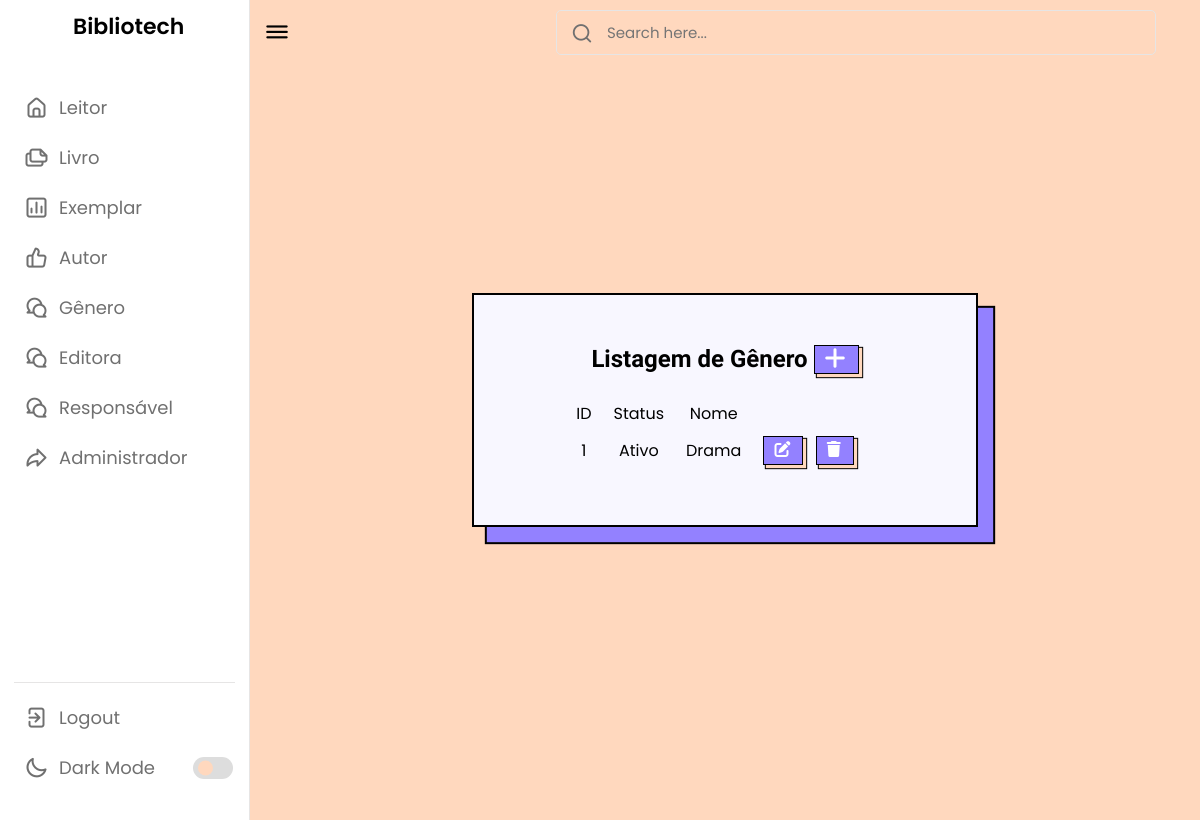
Page /listarGenero.php on the earlier database version.
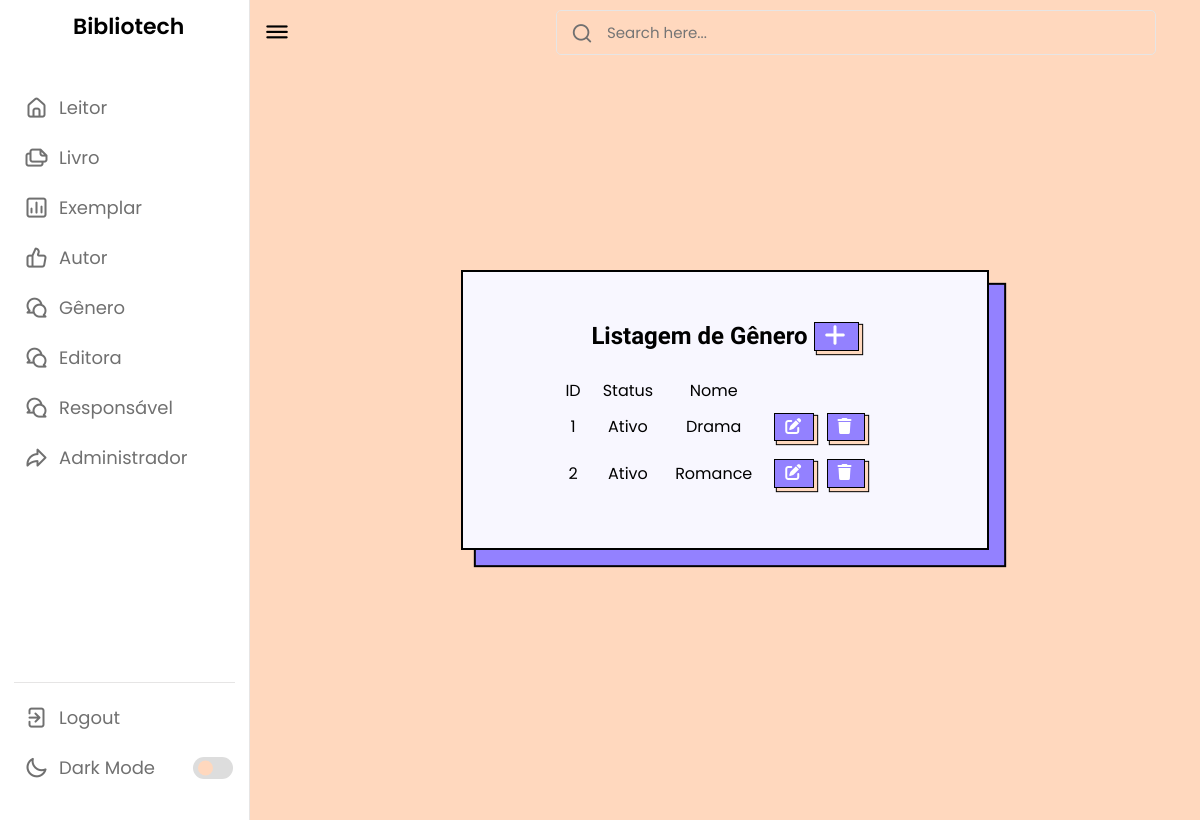
Same page on the later database version.
### tables this page shows
CREATE TABLE `genero` (
  `id` int(11) NOT NULL,
  `status` varchar(45) NOT NULL,
  `nome` varchar(100) NOT NULL
);

### listarGenero.php (the view, shortened to what the changed rows need)
<?php
require_once("conexao.php");
$sql = "select * from genero";
$resultado = mysqli_query($conexao, $sql);
?>
<!DOCTYPE html>
<html lang="pt-br">
<head>
    <link rel="stylesheet" href="css/style.css">
    <link rel="stylesheet" href="css/cadastrar.css">
    <link rel="stylesheet" href="https://unicons.iconscout.com/release/v4.0.0/css/line.css">
</head>
<body>
    <section class="dashboard">
        <div class="corpo">
            <div class="geekcb-wrapper">
                <form method="post" class="geekcb-form-contact">
                    <div class="listar">
                        <h2 style="font-family: 'Fjalla One'; text-align: center">Listagem de Gênero
                            <a href="cadastrarGenero.php" class="botao">
                                <i class="fa-solid fa-plus"></i>
                            </a>
                        </h2><br>
                        <table>
                            <thead>
                                <tr>
                                    <td>ID</td>
                                    <td>Status</td>
                                    <td>Nome</td>
                                </tr>
                            <tbody>
                                <?php while ($linha = mysqli_fetch_array($resultado)) { ?>
                                    <tr>
                                        <td>
                                            <?= $linha['id'] ?>
                                        </td>
                                        <td>
                                            <?= $linha['status'] ?>
                                        </td>
                                        <td>
                                            <?= $linha['nome'] ?>
                                        </td>
                                        <td>
                                            <a style="margin-right: 8px;" href="produtoAlterar.php? id=<?= $linha['id'] ?>" class="botao">
                                                <i class="fa-solid fa-pen-to-square"></i></a>
                                            <a href="listarGenero.php? id=<?= $linha['id'] ?>" class="botao"
                                                onclick="return confirm('Deseja mesmo excluir o cadastro?')">
                                                <i class="fa-sharp fa-solid fa-trash"></i> </a>
                                        </td>
                                    </tr>
                                <?php } ?>
                            </tbody>
                        </table>
                    </div>
                </form>
            </div>
        </div>
    </section>
</body>
</html>

Differences in the rows shown:
added genero: id "2", status "Ativo", nome "Romance"
